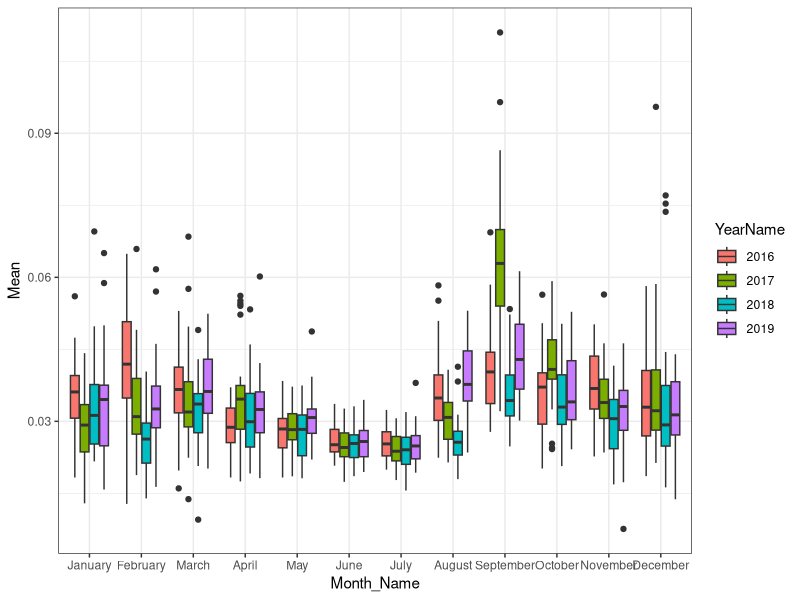
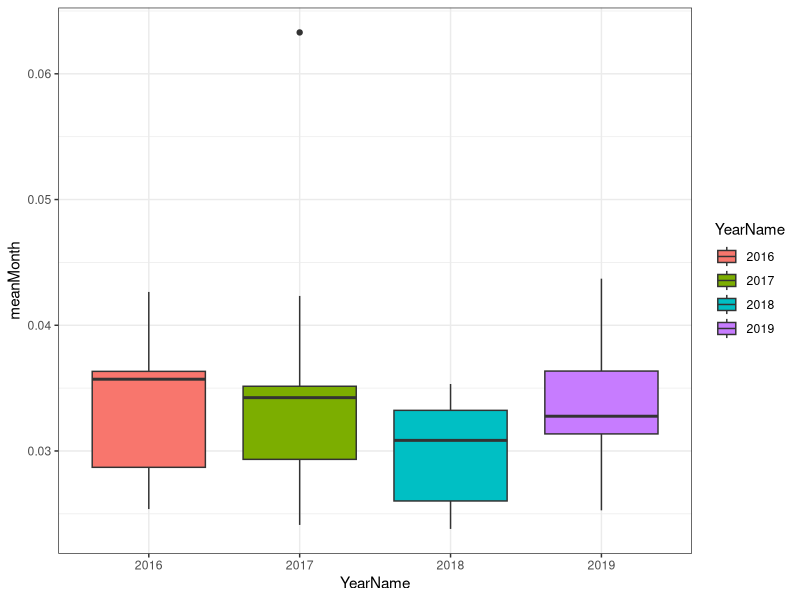
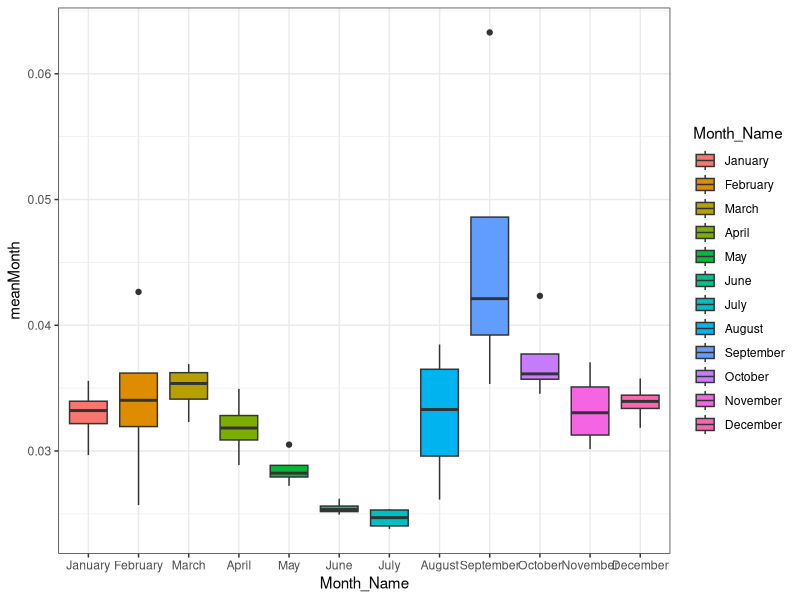
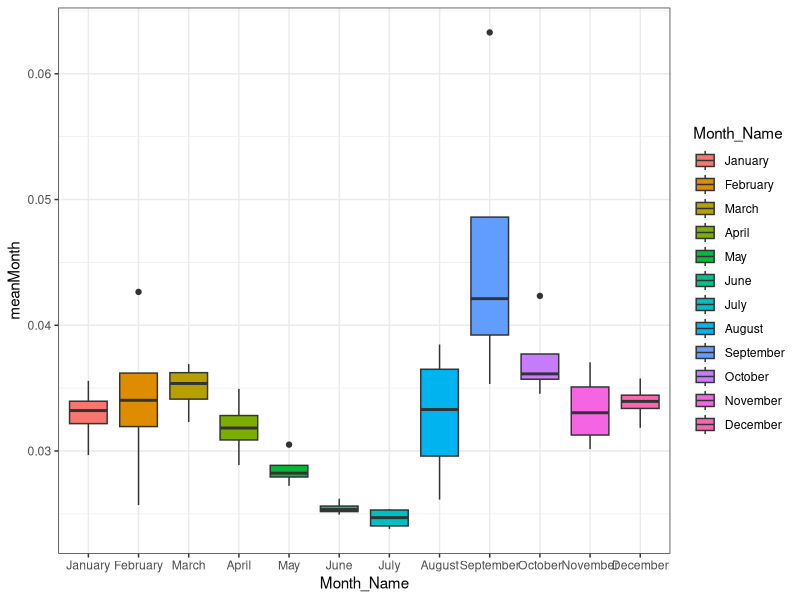

Here is the R script that generated these plots, in order:
## ---- chunk 1
knitr::opts_chunk$set(echo = TRUE)
library(tidyverse)
library(lubridate)
## ---- chunk 2
Aerosol <- read_csv("AerosolDepth.csv")


## ---- chunk 3
##making the time stamp and actual date
names(Aerosol)[names(Aerosol)=="Time"] <- "date"
Aerosol$date <- as.POSIXct(Aerosol$date, format = '%m/%d/%y')
Aerosol<- Aerosol %>%
separate(date, sep="-", into = c("Year", "Month", "Day"))
##Now we have year month day and hour but they are in chr formats so lets make it into a num
Aerosol$Year <- as.numeric(Aerosol$Year)
Aerosol$Month <- as.numeric(Aerosol$Month)
Aerosol$Day <- as.numeric(Aerosol$Day)
Aerosol$date <- 0
Aerosol <- Aerosol  %>%
      mutate( date = make_date(Year, Month, Day )  )


Aerosol <- Aerosol %>%
 mutate(
    YearName = case_when(
      Year =='2016' ~ "2016",
      Year == '2017'~ "2017",
      Year == '2018'~ "2018",
      Year == '2019'~ "2019",
      Year == '2020'~ "2020")) %>%
  mutate(
    Month_Name = case_when(
      Month == '1' ~ "January",
      Month == '2' ~ "February",
      Month == '3' ~ "March",
      Month == '4' ~ "April",
      Month == '5' ~ "May",
      Month == '6' ~ "June",
      Month == '7' ~ "July",
      Month == '8' ~ "August",
      Month == '9' ~ "September",
      Month == '10' ~ "October",
      Month == '11' ~ "November",
      Month == '12' ~ "December"))%>%
    mutate(Month_Name = factor(Month_Name))
Aerosol$Month_Name <- fct_reorder(Aerosol$Month_Name,  Aerosol$Month,min )
Aerosol$YearName <- as.factor(Aerosol$YearName)
##adding some filters on to the mean values (this is the values that giovanni filters in)
Aerosol <- Aerosol %>%
    filter(Mean <0.118793
  )%>%
  filter(Mean > 0.00495)

## ---- chunk 4

AerosolMonth <- Aerosol %>%

  group_by(Month, Year)%>%
  summarise(meanMonth = mean(Mean)) %>%

 mutate(
    YearName = case_when(
      Year =='2016' ~ "2016",
      Year == '2017'~ "2017",
      Year == '2018'~ "2018",
      Year == '2019'~ "2019",
      Year == '2020'~ "2020")) %>%
  mutate(
    Month_Name = case_when(
      Month == '1' ~ "January",
      Month == '2' ~ "February",
      Month == '3' ~ "March",
      Month == '4' ~ "April",
      Month == '5' ~ "May",
      Month == '6' ~ "June",
      Month == '7' ~ "July",
      Month == '8' ~ "August",
      Month == '9' ~ "September",
      Month == '10' ~ "October",
      Month == '11' ~ "November",
      Month == '12' ~ "December"))%>%
    mutate(Month_Name = factor(Month_Name))
AerosolMonth$Month_Name <- fct_reorder(AerosolMonth$Month_Name,  AerosolMonth$Month,min )
AerosolMonth$YearName <- as.factor(AerosolMonth$YearName)
## ---- chunk 5

ggplot(data = Aerosol, 
       mapping = aes(x = Month_Name,
                     y = Mean,
                     fill = YearName)) +  geom_boxplot() + theme_bw()

ggplot(data = AerosolMonth, 
       mapping = aes(x = YearName,
                     y = meanMonth,
                     fill = YearName)) +  geom_boxplot() + theme_bw()
ggplot(data = AerosolMonth, 
       mapping = aes(x = Month_Name,
                     y = meanMonth,
                     fill = Month_Name)) +  geom_boxplot() + theme_bw()
ggplot(data = AerosolMonth, 
       mapping = aes(x = Month_Name,
                     y = meanMonth,
                     fill = Month_Name)) +  geom_boxplot() + theme_bw()


